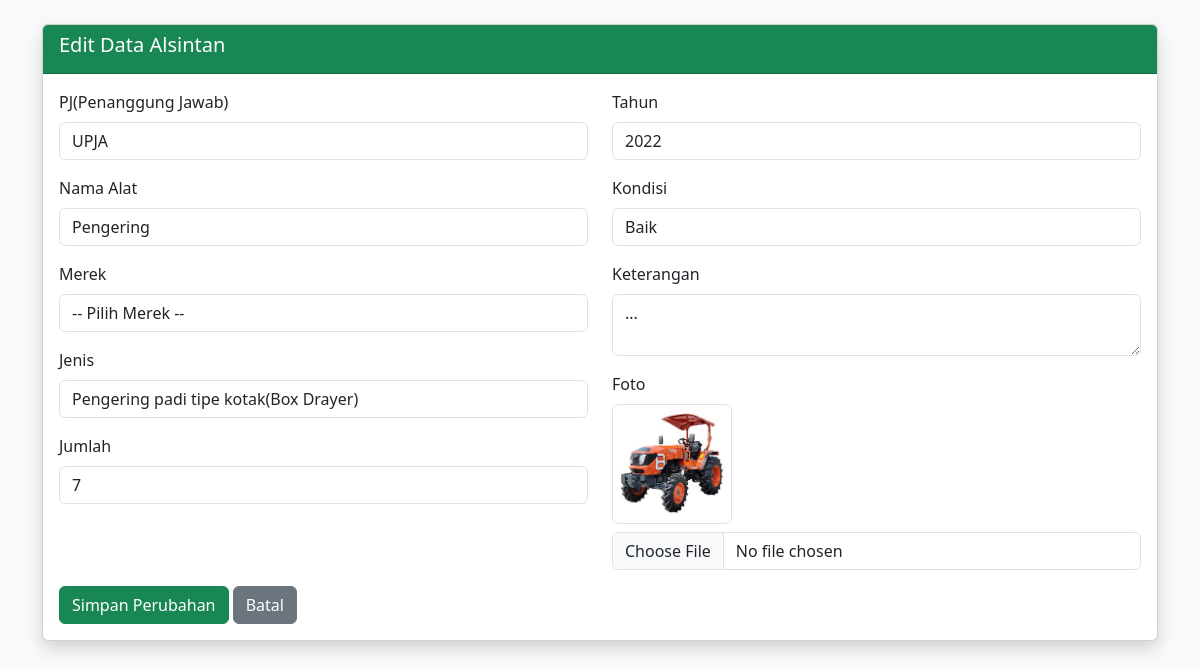
Screenshot of /CRUD_alsintan/alsintan_edit.php?id=29 with the database file from the repository.
### tables this page shows
CREATE TABLE `alsintan` (
  `id` int(11) NOT NULL,
  `id_desa` int(11) NOT NULL,
  `id_kelompok` int(11) DEFAULT NULL,
  `id_alat` int(11) DEFAULT NULL,
  `id_merek` int(11) DEFAULT NULL,
  `id_jenis` int(11) DEFAULT NULL,
  `jumlah` int(11) NOT NULL,
  `tahun` int(4) NOT NULL,
  `kondisi` enum('Baik','Rusak Ringan','Rusak Berat') NOT NULL,
  `foto` varchar(255) DEFAULT NULL,
  `keterangan` text DEFAULT NULL
);

CREATE TABLE `kelompok` (
  `id_kelompok` int(11) NOT NULL,
  `nama_kelompok` varchar(100) NOT NULL
);

CREATE TABLE `alat` (
  `id_alat` int(11) NOT NULL,
  `nama_alat` varchar(100) NOT NULL
);

CREATE TABLE `jenis` (
  `id_jenis` int(11) NOT NULL,
  `nama_jenis` varchar(100) NOT NULL
);

### CRUD_alsintan/alsintan_edit.php (the view, shortened to what this page needs)
<?php
include "../koneksi/koneksi.php";
$id = $_GET['id'];
$sql = "SELECT * FROM alsintan WHERE id='$id'";
$result = mysqli_query($koneksi, $sql) or die("Query error: " . mysqli_error($koneksi));
$data = mysqli_fetch_assoc($result);
$kelompok_q = mysqli_query($koneksi, "SELECT * FROM kelompok ORDER BY nama_kelompok");
$alat_q     = mysqli_query($koneksi, "SELECT * FROM alat ORDER BY nama_alat");
$jenis_q    = mysqli_query($koneksi, "SELECT * FROM jenis ORDER BY nama_jenis");
?>
<!DOCTYPE html>
<html lang="id">
<head>
    <link href="https://cdn.jsdelivr.net/npm/bootstrap@5.3.3/dist/css/bootstrap.min.css" rel="stylesheet">
</head>
<body class="bg-light">
<div class="container mt-4">
    <div class="card shadow">
        <div class="card-header bg-success text-white">
            <h5>Edit Data Alsintan</h5>
        </div>
        <div class="card-body">
            <form method="post" enctype="multipart/form-data">
                <div class="row">
                    <div class="col-md-6">
                        <div class="mb-3">
                            <label class="form-label">PJ(Penanggung Jawab)</label>
                            <select name="id_kelompok" class="form-control" required>
                                <?php while ($row = mysqli_fetch_assoc($kelompok_q)) { ?>
                                    <option value="<?= $row['id_kelompok']; ?>"
                                        <?= ($data['id_kelompok'] == $row['id_kelompok']) ? 'selected' : ''; ?>>
                                        <?= $row['nama_kelompok']; ?>
                                    </option>
                                <?php } ?>
                            </select>
                        </div>
                        <div class="mb-3">
                            <label class="form-label">Nama Alat</label>
                            <select name="id_alat" class="form-control" required>
                                <?php while ($row = mysqli_fetch_assoc($alat_q)) { ?>
                                    <option value="<?= $row['id_alat']; ?>"
                                        <?= ($data['id_alat'] == $row['id_alat']) ? 'selected' : ''; ?>>
                                        <?= $row['nama_alat']; ?>
                                    </option>
                                <?php } ?>
                            </select>
                        </div>
                        <div class="mb-3">
                            <label class="form-label">Merek</label>
                            <select name="id_merek" class="form-control">
                                <option value="">-- Pilih Merek --</option>
                            </select>
                        </div>
                        <div class="mb-3">
                            <label class="form-label">Jenis</label>
                            <select name="id_jenis" class="form-control">
                                <?php while ($row = mysqli_fetch_assoc($jenis_q)) { ?>
                                    <option value="<?= $row['id_jenis']; ?>"
                                        <?= ($data['id_jenis'] == $row['id_jenis']) ? 'selected' : ''; ?>>
                                        <?= $row['nama_jenis']; ?>
                                    </option>
                                <?php } ?>
                            </select>
                        </div>
                        <div class="mb-3">
                            <label class="form-label">Jumlah</label>
                            <input type="number" name="jumlah" value="<?= $data['jumlah']; ?>" class="form-control" required>
                        </div>
                    </div>
                    <div class="col-md-6">
                        <div class="mb-3">
                            <label class="form-label">Tahun</label>
                            <input type="number" name="tahun" value="<?= $data['tahun']; ?>" class="form-control" required>
                        </div>
                        <div class="mb-3">
                            <label class="form-label">Kondisi</label>
                            <select name="kondisi" class="form-control" required>
                                <option value="Baik" <?= ($data['kondisi'] == 'Baik') ? 'selected' : ''; ?>>Baik</option>
                            </select>
                        </div>
                        <div class="mb-3">
                            <label class="form-label">Keterangan</label>
                            <textarea name="keterangan" class="form-control"><?= $data['keterangan']; ?></textarea>
                        </div>
                        <div class="mb-3">
                            <label class="form-label">Foto</label><br>
                            <?php if (!empty($data['foto'])): ?>
                                <img src="../uploads/<?= $data['foto']; ?>" alt="Foto" class="img-thumbnail mb-2" width="120">
                            <?php endif; ?>
                            <input type="file" name="foto" class="form-control">
                        </div>
                    </div>
                </div>
                <button type="submit" name="update" class="btn btn-success">Simpan Perubahan</button>
                <a href="dashboard.php" class="btn btn-secondary">Batal</a>
            </form>
        </div>
    </div>
</div>
</body>
</html>

### rows the page displays
alsintan: id_kelompok "UPJA", id_alat "Pengering", id_jenis "Pengering padi tipe kotak(Box Drayer)", jumlah "7", tahun "2022", kondisi "Baik", keterangan "...", foto (picture)
